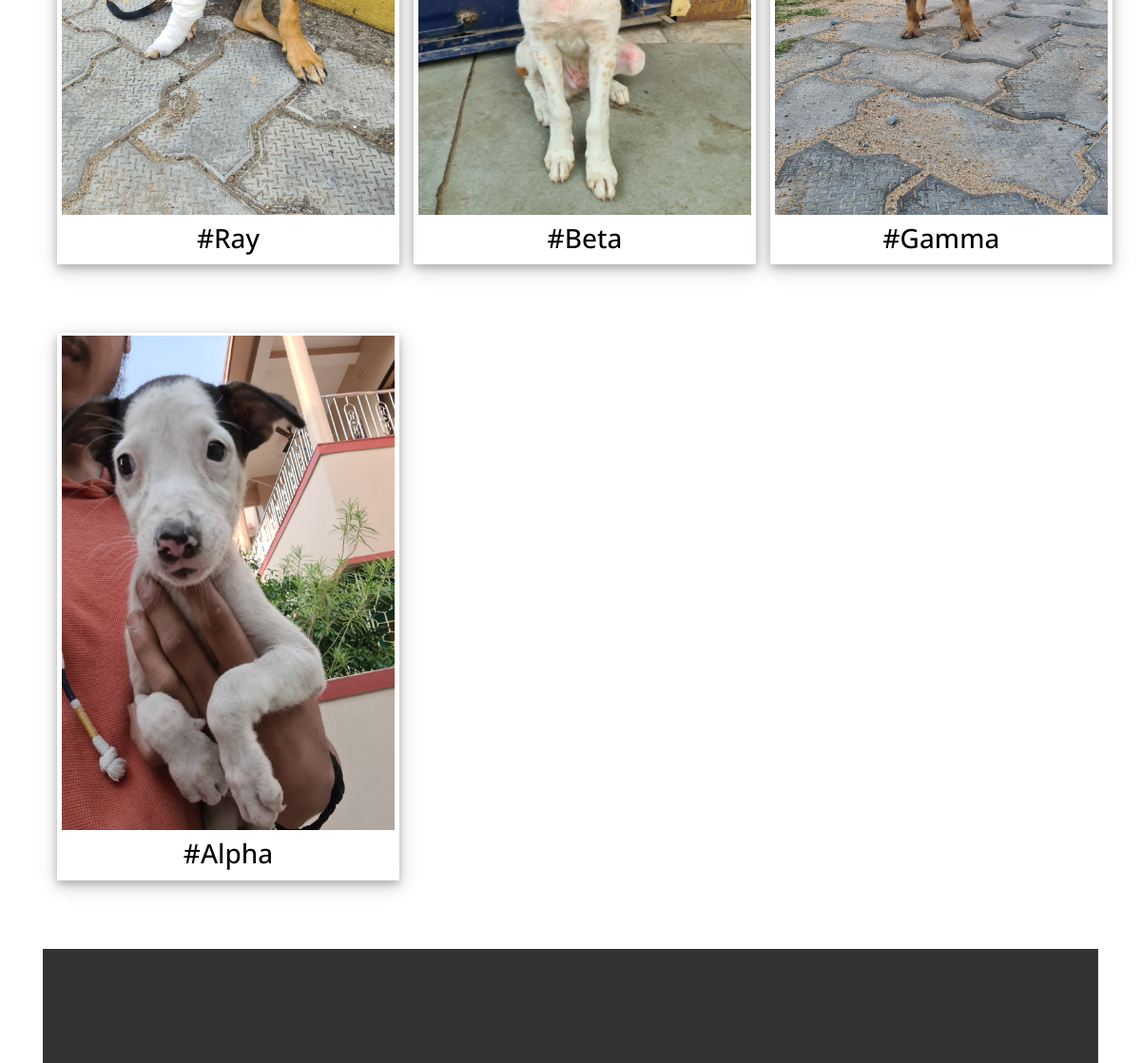
The page /adopt (middle part) on the database as committed earlier.
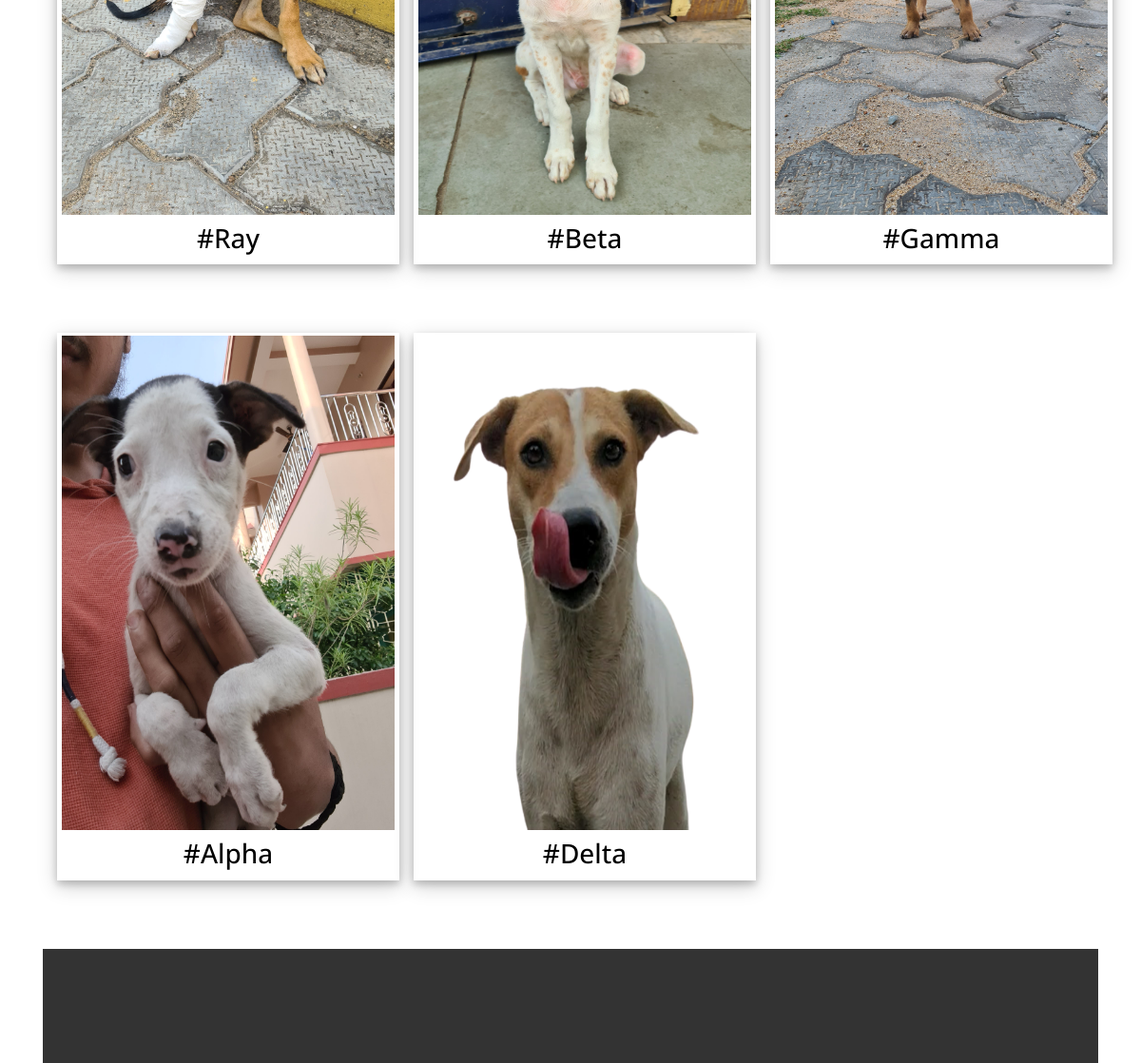
The same page on the database as committed later.
### mainapp/models.py (models this page shows, shortened)
class Adoption(models.Model):
    description = models.CharField(max_length=20000)
    image = models.ImageField()

### mainapp/views.py (the view)
# urls.py: path('adopt', views.adopt),
def adopt(request):
    adoptions = Adoption.objects.all()
    return render(request, "adoption.html", {'adoptions': adoptions})

### mainapp/templates/adoption.html (shortened to what this page needs)
<!DOCTYPE html>
{% load static %}
<html lang="en">
  <head>
    <link
      rel="stylesheet"
      href="https://cdnjs.cloudflare.com/ajax/libs/font-awesome/6.2.0/css/all.min.css"
    />
    <link
      rel="stylesheet"
      href="https://cdnjs.cloudflare.com/ajax/libs/font-awesome/6.2.0/css/brands.min.css"
    />
    <link
      rel="stylesheet"
      href="https://cdnjs.cloudflare.com/ajax/libs/font-awesome/4.7.0/css/font-awesome.min.css"
    />
    <link rel="stylesheet" href="{% static 'home/css/style.css' %}" />
  </head>
  <body
    data-spy="scroll"
    data-target=".site-navbar-target"
    data-offset="300"
    id="home-section"
  >
    <div class="site-wrap">
      <section class="site-section">
        <div class="container">
<section class="gallery">
    <div class="container">
      {% for adoption in adoptions %}
      {% if forloop.counter0|divisibleby:3 %}
      <div class="row mb-5 ml-auto mr-auto">
        <div class="col-12">
          <div class="row workrow">
      {% endif %}
            <div class="work-card mb-4 col-lg-4" {% if forloop.counter0|divisibleby:3 %} data-aos="fade-right" {% endif %} {% if forloop.counter|divisibleby:3 %} data-aos="fade-down" {% else %} data-aos="fade-up" {% endif %}>
              <a >
                <img
                  src="{{ adoption.image.url }}"
                  alt="Image"
                  height="520px"
                  width="350px"
                  data-pagespeed-url-hash="1104781227"
                />
              </a>
              <h3 class="text-black pt-8 " style="text-align:center">#{{ adoption.description }}</h3>
            </div>
          {% if forloop.counter|divisibleby:3 %}
          </div>
        </div>
      </div>
      {% endif %}
      {% endfor %}
    </div>
</section>
<footer class="site-footer">
</footer>
    </div>
  </body>
</html>

Rows that differ between the two databases and show on the page:
added Adoption: image (picture), description "Delta"
